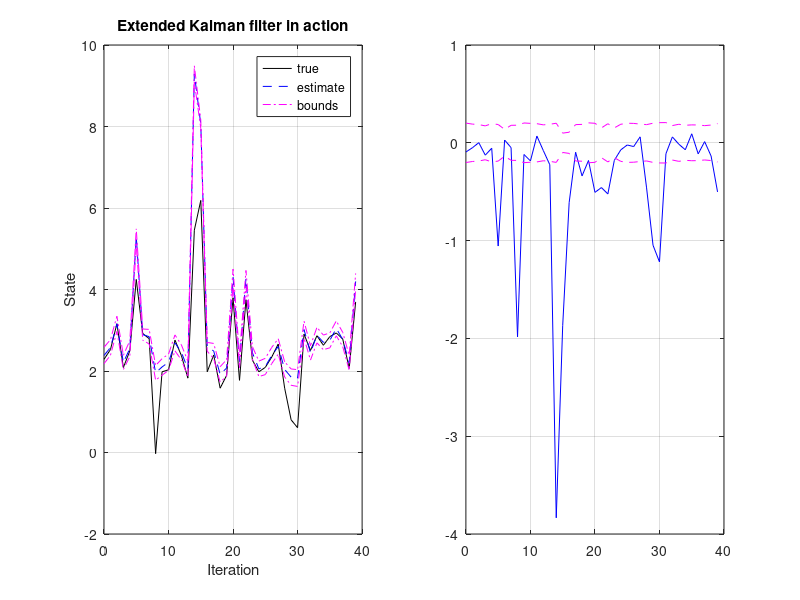

Write the MATLAB code that produced this figure. (Note: this script raises an error after producing the figure.)
% Initialize simulation variables
SigmaW = 1; % Process noise covariance
SigmaV = 2; % Sensor noise covariance
maxIter = 40;

% Seed the random number generator: Octave's "randn" function produces pseudo 
% random numbers having a Gaussian distribution. To get the same random numbers
% every time you run the code, you can "seed" the pseudo random number generator 
% with a deterministic value. This allows us to get reproducible results that 
% still contain apparent randomness.
%

randn("seed",-1);

% Initialize true state, state estimate, error covariance, initial input
xtrue = 2 + randn(1);  % Initialize true system initial state
xhat = 2;              % Initialize Kalman filter initial estimate
SigmaX = 1;            % Initialize Kalman filter covariance
u = 0;                 % Unknown initial driving input: assume zero

% Reserve storage for variables we might want to plot/evaluate
xstore = zeros(maxIter+1,length(xtrue)); xstore(1,:) = xtrue;
xhatstore = zeros(maxIter,length(xhat));
SigmaXstore = zeros(maxIter,length(xhat)^2);

for k = 1:maxIter,
  % EKF Step 0: Compute Ahat, Bhat
  % Note: For this example, x(k+1) = sqrt(5+x(k)) + w(k)
  Ahat = 0.5/sqrt(5+xhat); Bhat = 1;

  % EKF Step 1: State estimate time update
  % Note: You need to insert your system's f(...) equation here
  xhat = sqrt(5+xhat); 

  % KF Step 2: Error covariance time update
  SigmaX = Ahat*SigmaX*Ahat' + Bhat*SigmaW*Bhat';

  % [Implied operation of system in background, with
  % input signal u, and output signal z]
  w = chol(SigmaW)'*randn(1);
  v = chol(SigmaV)'*randn(1);
  ztrue = xtrue^3 + v;  % z is based on present x and u
  xtrue = sqrt(5+xtrue) + w;  % future x is based on present u

  % KF Step 3: Estimate system output
  % Note: You need to insert your system's h(...) equation here
  Chat = 3*xhat^2; Dhat = 1;
  zhat = xhat^3;

  % KF Step 4: Compute Kalman gain matrix
  L = SigmaX*Chat'/(Chat*SigmaX*Chat' + Dhat*SigmaV*Dhat');

  % KF Step 5: State estimate measurement update
  xhat = xhat + L*(ztrue - zhat);
  xhat = max(-5,xhat); % don't get square root of negative xhat!

  % KF Step 6: Error covariance measurement update
  SigmaX = SigmaX - L*Chat*SigmaX;

  % [Store information for evaluation/plotting purposes]
  xstore(k+1,:) = xtrue;
  xhatstore(k,:) = xhat;
  SigmaXstore(k,:) = SigmaX(:);
end

subplot(1,2,1);
plot(0:maxIter-1,xstore(1:maxIter),'k-',0:maxIter-1,xhatstore,'b--', ...
  0:maxIter-1,xhatstore+3*sqrt(SigmaXstore),'m-.',...
  0:maxIter-1,xhatstore-3*sqrt(SigmaXstore),'m-.'); grid;
legend('true','estimate','bounds');
title('Extended Kalman filter in action');
xlabel('Iteration'); ylabel('State');

subplot(1,2,2)
estErr = xstore(1:maxIter)-xhatstore; 
bounds = 3*sqrt(SigmaXstore);
plot(0:maxIter-1,estErr,'b-',0:maxIter-1, bounds,'m--',0:maxIter-1,-bounds,'m--');
grid; legend('Error','bounds',0);
title('EKF Error with bounds');
xlabel('Iteration'); ylabel('Estimation Error');
